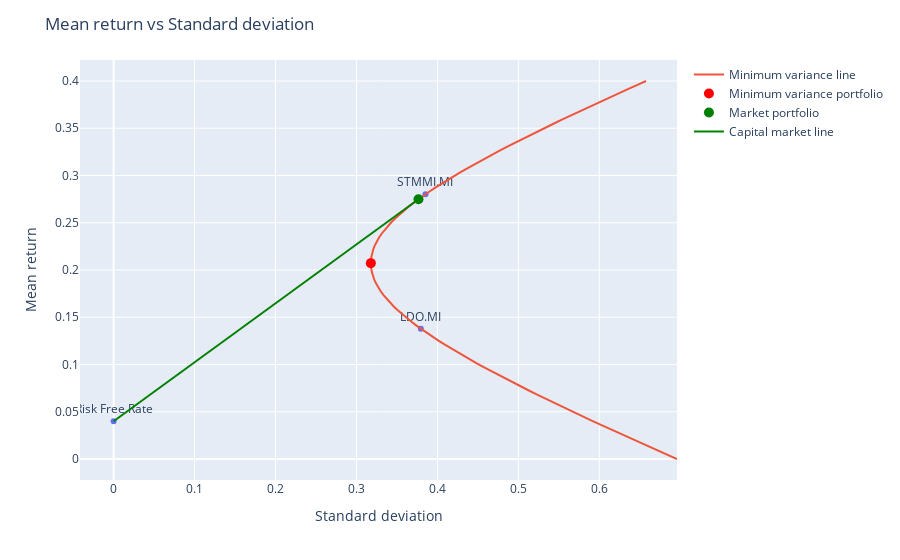

The cell this chart's notebook holds for it:
### Markdown cell above
Add minimum variance line too

### Code cell
# Plot the mean return and standard deviation with plotly
fig = px.scatter(tickers_df, x='Risk', y='Return', text=tickers_df.index)
fig.update_traces(textposition='top center')
fig.update_layout(title='Mean return vs Standard deviation', xaxis_title='Standard deviation', yaxis_title='Mean return')
fig.add_scatter(x=sigma_mu, y=mu, mode='lines', name='Minimum variance line')
fig.add_scatter(x=[min_var_sigma], y=[min_var_mu], mode='markers', name='Minimum variance portfolio', marker=dict(size=10, color='red'))
fig.add_scatter(x=[market_sigma], y=[market_mu], mode='markers', name='Market portfolio', marker=dict(size=10, color='green'))
fig.add_scatter(x=[0,market_sigma], y=[riskFreeRate,market_mu], mode='lines', name='Capital market line', line=dict(color='green',))
fig.show()

### Figure 1 — Plotly figure (JSON) as saved in the notebook; plotly's stock layout.template omitted (floating-point values rounded to 4 significant figures)
{"data": [{"hovertemplate": "Risk=%{x}<br>Return=%{y}<br>Ticker=%{text}<extra></extra>", "legendgroup": "", "marker": {"color": "#636efa", "symbol": "circle"}, "mode": "markers+text", "name": "", "orientation": "v", "showlegend": false, "text": ["LDO.MI", "STMMI.MI", "Risk Free Rate"], "textposition": "top center", "type": "scatter", "x": [0.3795, 0.3853, 0], "xaxis": "x", "y": [0.1378, 0.2802, 0.04], "yaxis": "y"}, {"mode": "lines", "name": "Minimum variance line", "type": "scatter", "x": [0.6959, 0.6852, 0.6745, 0.6639, 0.6533, 0.6428, 0.6324, 0.622, 0.6116, 0.6013, 0.5911, 0.581, 0.5709, 0.5609, 0.551, 0.5412, 0.5315, 0.5219, 0.5123, 0.5029, 0.4936, 0.4844, 0.4754, 0.4665, 0.4577, 0.4491, 0.4407, 0.4324, 0.4243, 0.4164, 0.4087, 0.4012, 0.394, 0.387, 0.3802, 0.3737, 0.3675, 0.3616, 0.356, 0.3507, 0.3458, 0.3412, 0.337, 0.3332, 0.3297, 0.3267, 0.3241, 0.322, 0.3202, 0.319, 0.3181, 0.3178, 0.3179, 0.3184, 0.3194, 0.3209, 0.3228, 0.3251, 0.3279, 0.3311, 0.3347, 0.3387, 0.343, 0.3478, 0.3528, 0.3582, 0.364, 0.37, 0.3763, 0.3829, 0.3898, 0.3969, 0.4043, 0.4118, 0.4196, 0.4276, 0.4358, 0.4441, 0.4526, 0.4613, 0.4701, 0.4791, 0.4882, 0.4974, 0.5068, 0.5162, 0.5258, 0.5354, 0.5452, 0.5551, 0.565, 0.575, 0.5851, 0.5953, 0.6055, 0.6158, 0.6262, 0.6366, 0.6471, 0.6577], "y": [0, 0.00404, 0.008081, 0.01212, 0.01616, 0.0202, 0.02424, 0.02828, 0.03232, 0.03636, 0.0404, 0.04444, 0.04848, 0.05253, 0.05657, 0.06061, 0.06465, 0.06869, 0.07273, 0.07677, 0.08081, 0.08485, 0.08889, 0.09293, 0.09697, 0.101, 0.1051, 0.1091, 0.1131, 0.1172, 0.1212, 0.1253, 0.1293, 0.1333, 0.1374, 0.1414, 0.1455, 0.1495, 0.1535, 0.1576, 0.1616, 0.1657, 0.1697, 0.1737, 0.1778, 0.1818, 0.1859, 0.1899, 0.1939, 0.198, 0.202, 0.2061, 0.2101, 0.2141, 0.2182, 0.2222, 0.2263, 0.2303, 0.2343, 0.2384, 0.2424, 0.2465, 0.2505, 0.2545, 0.2586, 0.2626, 0.2667, 0.2707, 0.2747, 0.2788, 0.2828, 0.2869, 0.2909, 0.2949, 0.299, 0.303, 0.3071, 0.3111, 0.3152, 0.3192, 0.3232, 0.3273, 0.3313, 0.3354, 0.3394, 0.3434, 0.3475, 0.3515, 0.3556, 0.3596, 0.3636, 0.3677, 0.3717, 0.3758, 0.3798, 0.3838, 0.3879, 0.3919, 0.396, 0.4]}, {"marker": {"color": "red", "size": 10}, "mode": "markers", "name": "Minimum variance portfolio", "type": "scatter", "x": [0.3178], "y": [0.2073]}, {"marker": {"color": "green", "size": 10}, "mode": "markers", "name": "Market portfolio", "type": "scatter", "x": [0.3766], "y": [0.2749]}, {"line": {"color": "green"}, "mode": "lines", "name": "Capital market line", "type": "scatter", "x": [0, 0.3766], "y": [0.04, 0.2749]}], "layout": {"legend": {"tracegroupgap": 0}, "margin": {"t": 60}, "title": {"text": "Mean return vs Standard deviation"}, "xaxis": {"anchor": "y", "domain": [0, 1], "title": {"text": "Standard deviation"}}, "yaxis": {"anchor": "x", "domain": [0, 1], "title": {"text": "Mean return"}}}}
